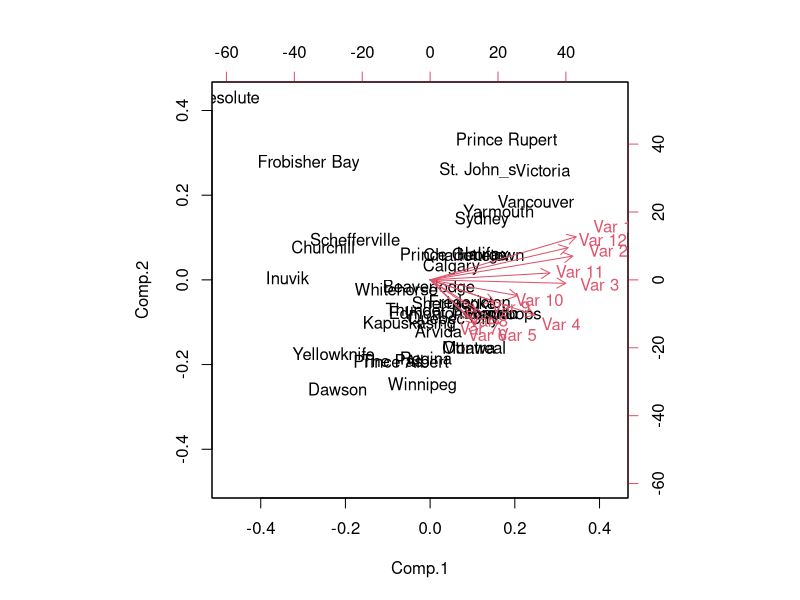
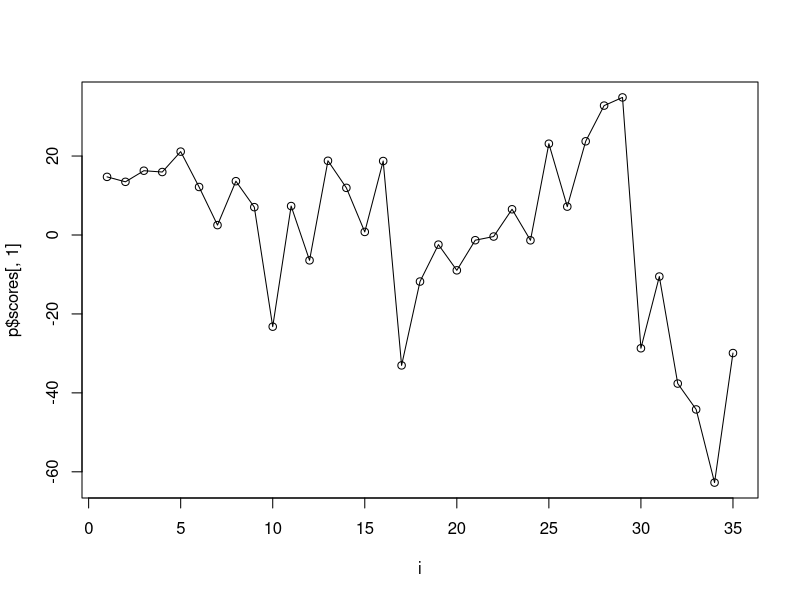
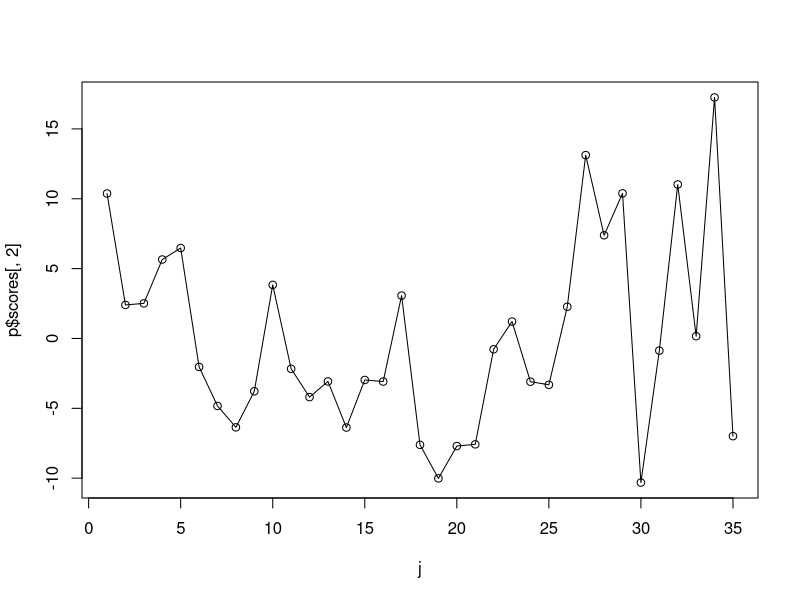

Reproduce these figures in R, in order.
#setwd("/home/ericksav22/Documentos/Maestria/GIT/Semestre 2/Reconocimiento de patrones/Tarea 1")
setwd("/home/e-082017-04/Documents/Maestria/GIT/Semestre 2/Reconocimiento de patrones/Tarea 1")
temp <- matrix(scan("oef2.data.dat"), 35, 12, byrow = T)

nombresestaciones <- c("St. John_s", "Charlottetown", "Halifax",
                       "Sydney", "Yarmouth", "Fredericton",
                       "Arvida", "Montreal", "Quebec City",
                       "Schefferville", "Sherbrooke", "Kapuskasing",
                       "London", "Ottawa", "Thunder Bay",
                       "Toronto", "Churchill", "The Pas",
                       "Winnipeg", "Prince Albert", "Regina",
                       "Beaverlodge", "Calgary", "Edmonton",
                       "Kamloops", "Prince George", "Prince Rupert",
                       "Vancouver", "Victoria", "Dawson",
                       "Whitehorse", "Frobisher Bay", "Inuvik",
                       "Resolute", "Yellowknife")

rownames(temp) <- nombresestaciones
p <- princomp(temp)
loadings(p)
summary(p)
biplot(p)
i <- seq(1, length(p$scores[,1]))
j <- seq(1, length(p$scores[,2]))
plot(i, p$scores[,1])
lines(i, p$scores[,1])
plot(j, p$scores[,2])
lines(j, p$scores[,2])